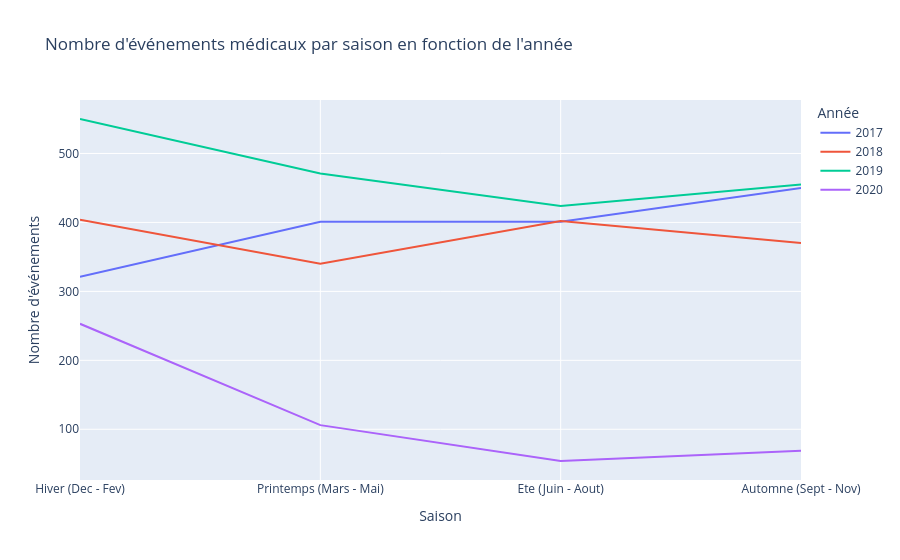

This figure's notebook cell:
### Code cell
df_events = df_events[~((df_events['Date_debut'].dt.year == 2020) & (df_events['Date_debut'].dt.month == 12))]

df_events['saison'] = df_events['Date_debut'].apply(get_season)

df_events['année'] = df_events['Date_debut'].dt.year

df_events.to_csv("../geocodeur/from_hegp/data/data_octobre_2023/medical_event/patients_all_EM_saison.csv", sep = ";")




df_events['année'] = df_events['Date_debut'].apply(lambda x: x.year + 1 if x.month == 12 else x.year)

print(sum(df_events['année']==2018))
df_event_counts = df_events.groupby(['année', 'saison']).size().reset_index(name='count')



season_order = ['Hiver (Dec - Fev)', 'Printemps (Mars - Mai)', 'Ete (Juin - Aout)', 'Automne (Sept - Nov)']
df_event_counts['saison'] = pd.Categorical(df_event_counts['saison'], categories=season_order, ordered=True)

df_event_counts = df_event_counts.sort_values('saison').reset_index(drop=True)

df_event_counts


fig = px.line(df_event_counts, 
              x='saison', 
              y='count',
              color='année',
              labels={'count': 'Nombre d\'événements', 'saison':'Saison', 'année':'Année'},
              title='Nombre d\'événements médicaux par saison en fonction de l\'année')

fig.update_layout(xaxis_title='Saison', yaxis_title='Nombre d\'événements', legend_title='Année')
config = {
        'toImageButtonOptions': {
            'format': 'png',  # one of png, svg, jpeg, webp
            'filename': 'chomage',
            'height': 1080,
            'width': 1920,
            'scale': 10 # Multiply title/legend/axis/canvas sizes by this factor
        }
    }

#Show the figure
fig.show(config = config)

### Figure 1 — Plotly figure (JSON) as saved in the notebook; plotly's stock layout.template omitted (floating-point values rounded to 4 significant figures)
{"data": [{"hovertemplate": "Année=2017<br>Saison=%{x}<br>Nombre d'événements=%{y}<extra></extra>", "legendgroup": "2017", "line": {"color": "#636efa", "dash": "solid"}, "marker": {"symbol": "circle"}, "mode": "lines", "name": "2017", "orientation": "v", "showlegend": true, "type": "scatter", "x": ["Hiver (Dec - Fev)", "Printemps (Mars - Mai)", "Ete (Juin - Aout)", "Automne (Sept - Nov)"], "xaxis": "x", "y": [321, 401, 401, 450], "yaxis": "y"}, {"hovertemplate": "Année=2018<br>Saison=%{x}<br>Nombre d'événements=%{y}<extra></extra>", "legendgroup": "2018", "line": {"color": "#EF553B", "dash": "solid"}, "marker": {"symbol": "circle"}, "mode": "lines", "name": "2018", "orientation": "v", "showlegend": true, "type": "scatter", "x": ["Hiver (Dec - Fev)", "Printemps (Mars - Mai)", "Ete (Juin - Aout)", "Automne (Sept - Nov)"], "xaxis": "x", "y": [404, 340, 402, 370], "yaxis": "y"}, {"hovertemplate": "Année=2019<br>Saison=%{x}<br>Nombre d'événements=%{y}<extra></extra>", "legendgroup": "2019", "line": {"color": "#00cc96", "dash": "solid"}, "marker": {"symbol": "circle"}, "mode": "lines", "name": "2019", "orientation": "v", "showlegend": true, "type": "scatter", "x": ["Hiver (Dec - Fev)", "Printemps (Mars - Mai)", "Ete (Juin - Aout)", "Automne (Sept - Nov)"], "xaxis": "x", "y": [550, 471, 424, 455], "yaxis": "y"}, {"hovertemplate": "Année=2020<br>Saison=%{x}<br>Nombre d'événements=%{y}<extra></extra>", "legendgroup": "2020", "line": {"color": "#ab63fa", "dash": "solid"}, "marker": {"symbol": "circle"}, "mode": "lines", "name": "2020", "orientation": "v", "showlegend": true, "type": "scatter", "x": ["Hiver (Dec - Fev)", "Printemps (Mars - Mai)", "Ete (Juin - Aout)", "Automne (Sept - Nov)"], "xaxis": "x", "y": [253, 106, 54, 69], "yaxis": "y"}], "layout": {"legend": {"title": {"text": "Année"}, "tracegroupgap": 0}, "title": {"text": "Nombre d'événements médicaux par saison en fonction de l'année"}, "xaxis": {"anchor": "y", "domain": [0, 1], "title": {"text": "Saison"}}, "yaxis": {"anchor": "x", "domain": [0, 1], "title": {"text": "Nombre d'événements"}}}}
